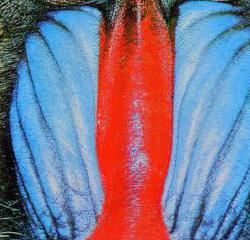
#> input picture segmento1.jpg, 250 x 240 px, given in place of baboon.jpg, which was not available
$ python 'E9 aumentar brillo .py'
#> lines starting #> are read from the running program, lines starting #| are printed output that depends on the picture; pictures that were not available may be replaced by others from this repository, and a replacement may not be noted
from PIL import Image

def calcular_brillo(im):
    n,m = im.size
    suma= 0
    i = 0
    while i < n:
        j = 0
        while j < m:
            r, g, b = im.getpixel((i,j))
            gris = (r+g+b)/3
            suma = suma + gris
            j +=1
        i += 1
    total = n * m
    promedio = suma / total
    return promedio

def agregar_brillo(im, aumento):
    n,m = im.size
    brillo = calcular_brillo(im)
    brillante = Image.new('RGB', (n,m))
    i = 0
    while i < n:
        j = 0
        while j < m:
            r, g, b = im.getpixel((i,j))
            if r > brillo:
                r += aumento
                if r > 255:
                    r = 255
            if g > brillo:
                g += aumento
                if g > 255:
                    g = 255
            if b > brillo:
                b += aumento
                if b > 255:
                    b = 255
            pixel = tuple([r,g,b])
            brillante.putpixel((i,j), pixel)
            j +=1
        i += 1
        brillante.save("brillante.jpg")
    return brillante

ruta = "baboon.jpg"
im = Image.open(ruta)
#> im is the input picture: PIL image 250x240 RGB; mean R, G, B 128.2, 117.8, 141
brillo = -1
while brillo < 1 or brillo > 255:
    brillo = int(input("Cuanto brillo quiere agregar?: "))
#> this loop made 1 pass; the answer given on pass 1: 3

im = agregar_brillo(im, brillo)
#> after the loop in calcular_brillo, `while i < n:`: i = 250; suma = 7739340.3
#> in calcular_brillo, `promedio = suma / total`: promedio = 129
#> in agregar_brillo, `brillante = Image.new('RGB', (n,m))`: brillante: PIL image 250x240 RGB; every value is 0
#> the loop in agregar_brillo, `while i < n:` made 250 passes
#> pass 1, in agregar_brillo, `brillante.save("brillante.jpg")`:
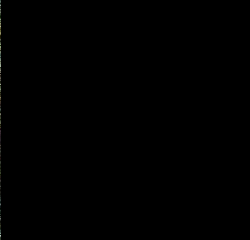
#> saved as brillante.jpg: PIL image 250x240 RGB; mean R, G, B 0.2, 0.3, 0.2
#> pass 2, in agregar_brillo, `brillante.save("brillante.jpg")`:
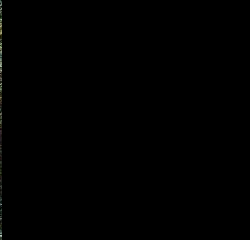
#> saved as brillante.jpg: PIL image 250x240 RGB; mean R, G, B 0.5, 0.5, 0.4
#> after the loop in agregar_brillo, `while i < n:`: i = 250
im.show()

$ run again, on segmento2.jpg
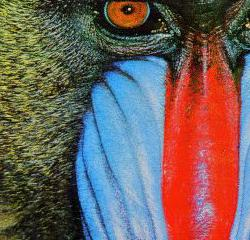
#> input picture segmento2.jpg, 250 x 240 px, given in place of baboon.jpg, which was not available
#> im is the input picture: PIL image 250x240 RGB; mean R, G, B 113.5, 96.1, 92.7
#> the loop `while brillo < 1 or brillo > 255:` made 1 pass; the answer given on pass 1: 3
#> after the loop in calcular_brillo, `while i < n:`: i = 250; suma = 6046214
#> promedio = 100.8
#> the loop in agregar_brillo, `while i < n:` made 250 passes
#> pass 1, in agregar_brillo, `brillante.save("brillante.jpg")`:
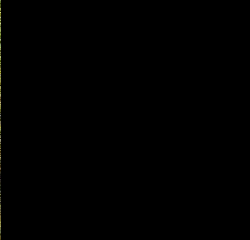
#> saved as brillante.jpg: PIL image 250x240 RGB; mean R, G, B 0.4, 0.4, 0.2
#> pass 2, in agregar_brillo, `brillante.save("brillante.jpg")`:
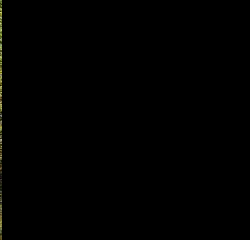
#> saved as brillante.jpg: PIL image 250x240 RGB; mean R, G, B 0.8, 0.8, 0.4
#> after the loop in agregar_brillo, `while i < n:`: i = 250

$ run again, on segmento3.jpg
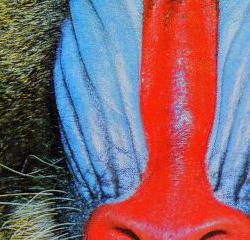
#> input picture segmento3.jpg, 250 x 240 px, given in place of baboon.jpg, which was not available
#> im is the input picture: PIL image 250x240 RGB; mean R, G, B 135.8, 99.6, 109.4
#> the loop `while brillo < 1 or brillo > 255:` made 1 pass; the answer given on pass 1: 3
#> after the loop in calcular_brillo, `while i < n:`: i = 250; suma = 6896167
#> promedio = 114.9
#> the loop in agregar_brillo, `while i < n:` made 250 passes
#> pass 2, in agregar_brillo, `brillante.save("brillante.jpg")`:
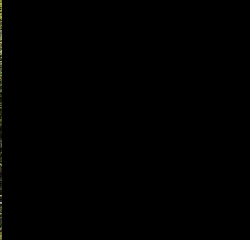
#> saved as brillante.jpg: PIL image 250x240 RGB; mean R, G, B 0.6, 0.6, 0.3
#> after the loop in agregar_brillo, `while i < n:`: i = 250
